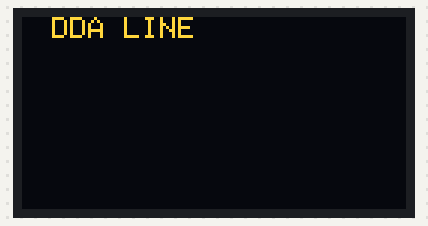
The sketch below on a simulated Arduino Uno, built with avr-gcc and run on an emulated ATmega328P. Parts: 128×64 one-colour display. The OLED is the two-colour kind (top 16 rows yellow); the display library's start-up logo is not drawn; random numbers use the default seed unless the sketch sets one.

Above: at 2.24 s.
At 8.1 s:
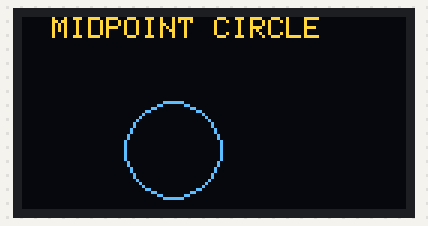
At 15.5 s:
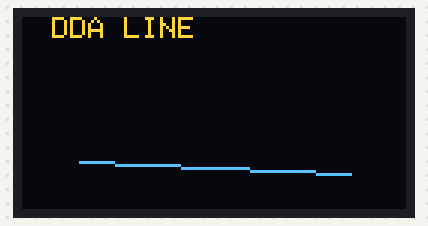
At 18.7 s:
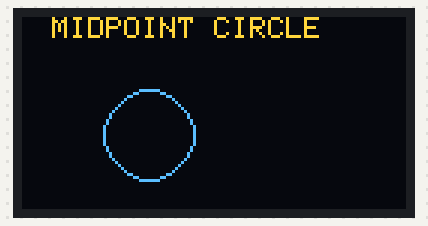
At 22.7 s:
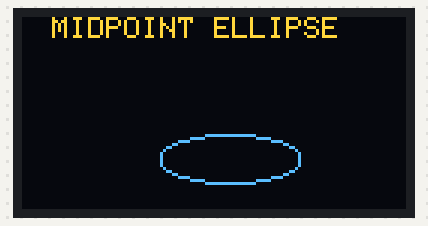
At 29.7 s:
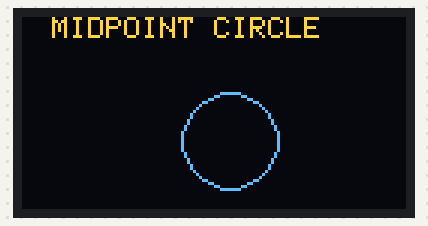

Measured:
- what the display in image 1 shows lasts 1.3 s, from 8.1 s to 9.4 s
- what the display in image 2 shows lasts 1.0 s, from 15.5 s to 16.5 s

The sketch:

DDA_CIRCLE_ELLIPSE.ino
```cpp
#include<Wire.h>
#include<Adafruit_GFX.h>
#include<Adafruit_SSD1306.h>

#define SCREEN_ADDRESS 0x3C
#define SCREEN_WIDTH 128
#define SCREEN_HEIGHT 64
#define OLED_RESET 4

Adafruit_SSD1306 my_display(SCREEN_WIDTH, SCREEN_HEIGHT, &Wire, OLED_RESET);

void setup()
{
  if(!my_display.begin(SSD1306_SWITCHCAPVCC, SCREEN_ADDRESS))
    for(;;);

  my_display.display();
  delay(1000);
  my_display.clearDisplay();
  delay(1000);
}

void loop()
{
  /// LINE
  INFO("DDA LINE");

  int x1, y1, x2, y2;
  x1 = random(0, 30);
  y1 = random(20, 64);

  x2 = random(100, 128);
  y2 = random(20, 64);

  DDA(x1, y1, x2, y2);
  delay(1000);


  /// CIRCLE
  INFO("MIDPOINT CIRCLE");

  // center a and b, radius r
  int a, b, r;
  a = random(40, 80);
  b = random(36, 48);
  r = random(8, 24);

  MIDPOINT_CIRCLE(a, b, r);
  delay(1000);


  /// ELLIPSE
  INFO("MIDPOINT ELLIPSE");

  // center a and b, radii r1 and r2
  int rx, ry;
  a = random(26, 78);
  b = random(28, 54);
  rx = 24; ry = 8;

  MIDPOINT_ELLIPSE(a, b, rx, ry);
  delay(1000);
}

void DDA(int x1, int y1, int x2, int y2)
{
  int dx, dy, steps;
  float x, y, xinc, yinc, m;

  dx = x2-x1;
  dy = y2-y1;

  m = ((float)dy)/((float)dx);

  xinc = 1;
  yinc = m;

  x = x1;
  y = y1;

  RENDER(round(x), round(y));

  while(x != x2) {
    x = x + xinc;
    y = y + yinc;
    RENDER(round(x), round(y));
  }
}

void MIDPOINT_CIRCLE(int a, int b, int r)
{
  int x, y;
  float p;

  x = 0;
  y = r;

  RENDER(a, b-r);
  RENDER(a, b+r);
  RENDER(a-r, b);
  RENDER(a+r, b);

  p = (5/4) - r;
  while(x <= y) {
    x++;
    if(p < 0) {
      p = p + 2*x + 3;
    }
    else {
      p = p + 2*x - 2*y + 5;
      y--;
    }

    RENDER(a+x, b+y);
    RENDER(a-x, b+y);

    RENDER(a+x, b-y);
    RENDER(a-x, b-y);

    RENDER(a+y, b+x);
    RENDER(a-y, b+x);

    RENDER(a+y, b-x);
    RENDER(a-y, b-x);
  }
}

void MIDPOINT_ELLIPSE(int a, int b, int rx, int ry)
{
  int x = 0, y = ry;
  float p1, p2, dx, dy;

  RENDER(a, b-y);
  RENDER(a, b+y);

  // Region one
  p1 = ry*ry + (rx*rx)/4 - ry*rx*rx;
  while((2*x*ry*ry) <= (2*y*rx*rx)) {
    x++;
    if(p1 <0) {
      p1 = p1 + ry*ry*(2*x + 1);
    }
    else {
      y--;
      p1 = p1 + 2*x*ry*ry + ry*ry - 2*y*rx*rx;
    }
    RENDER(a+x, b+y);
    RENDER(a+x, b-y);
    RENDER(a-x, b+y);
    RENDER(a-x, b-y);
  }

  // Region two
  p2 = ((ry*ry)*(x + 0.5)*(x+0.5))+ ((rx*rx)*(y - 1)*(y-1)) - (rx*rx*ry*ry);
  while(y > 0) {
    y--;
    if(p2 < 0) {
      x++;
      p2 = p2 + (2*ry*ry*x) - (2*y*rx*rx) + (rx*rx);
    }
    else {
      p2 = p2 - (2*y*rx*rx) + rx*rx;
    }

    RENDER(a+x, b+y);
    RENDER(a+x, b-y);
    RENDER(a-x, b+y);
    RENDER(a-x, b-y);
  }
}

void INFO(const char* topic)
{
  my_display.clearDisplay();
  my_display.setTextSize(1);
  my_display.setTextColor(WHITE);
  my_display.setCursor(10, 0);
  my_display.println(topic);
  my_display.display();
}

void RENDER(int x, int y)
{
  my_display.drawPixel(x, y, WHITE);
  my_display.display();
}
```
